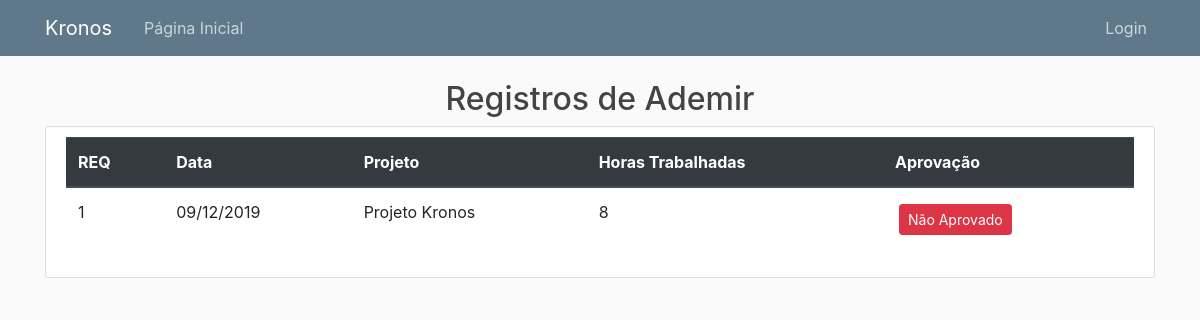
Before: /usuario_registros/1 with the older database file.
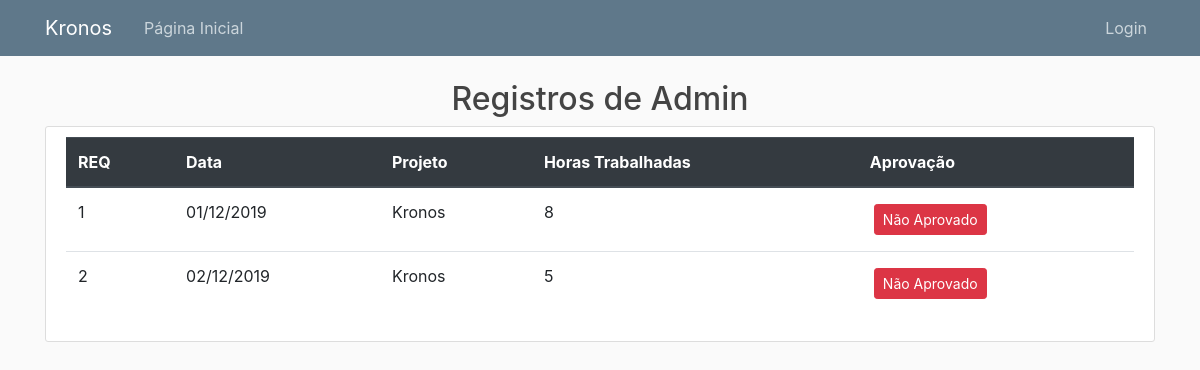
After: the same page with the newer database file.
### kronos/models.py (models this page shows, shortened)
class Usuario(db.Model, UserMixin):
    __tablename__ = 'usuarios'
    id = db.Column(db.Integer, primary_key=True)
    username = db.Column(db.String(20), nullable=False, unique=True)
    senha = db.Column(db.String(60), nullable=False)
    nome = db.Column(db.String(50), nullable=False)
    admin = db.Column(db.Boolean, default=False, nullable=False)
    registros = db.relationship('RegistroHoras', backref='autor', lazy=True)

class RegistroHoras(db.Model):
    __tablename__ = 'registros'
    id = db.Column(db.Integer, primary_key=True)
    data = db.Column(Data, nullable=False)
    aprovacao = db.Column(db.Boolean, default=False)
    total_horas = db.Column(db.Integer, nullable=False)
    usuario_id = db.Column(db.Integer, db.ForeignKey('usuarios.id'), nullable=False)
    projeto_id = db.Column(db.Integer, db.ForeignKey('projetos.id'), nullable=False)

class Projeto(db.Model):
    __tablename__ = 'projetos'
    id = db.Column(db.Integer, primary_key=True)
    nome = db.Column(db.String(50), nullable=False)
    descricao = db.Column(db.Text)
    data_inicio = db.Column(Data, nullable=False, default=datetime.utcnow)
    data_entrega = db.Column(Data, nullable=False)
    total_horas = db.Column(db.Integer, nullable=False, default=0)
    registros = db.relationship('RegistroHoras', backref='projeto', lazy=True)

### kronos/routes.py (the view)
@app.route('/usuario_registros/<int:usuario_id>')
def usuario_registros(usuario_id):
    usuario = Usuario.query.get_or_404(usuario_id)
    registros = RegistroHoras.query.filter_by(usuario_id=usuario.id)
    titulo = 'Registros - ' + usuario.nome
    return render_template('usuario_registros.html', titulo =' Registros -' + usuario.nome, registros=registros, usuario=usuario)

### kronos/templates/usuario_registros.html
{% extends "base.html" %}
{% block content %}
<h2 style="text-align:center">Registros de {{ usuario.nome }}</h2>
<div class="content-section">
        <table class="table">
                <thead class="thead-dark">
                        <tr>
                        <th>REQ</th>
                        <th>Data</th>
                        <th>Projeto</th>
                        <th>Horas Trabalhadas</th>
                        <th>Aprovação</th>
                        </tr>
                </thead>
                <tbody>
                        {% for registro in registros %}
                        <tr>
                                <td>{{ registro.id }}</td>
                                <td>{{ registro.data.strftime('%d/%m/%Y') }}</td>
                                <td>{{ registro.projeto.nome }}</td>
                                <td>{{ registro.total_horas }}</td>
                                {% if registro.aprovacao %}
                                        <td><a class="btn btn-secondary btn-sm m-1" href="{{ url_for('reprovar', registro_id=registro.id, usuario_id=usuario.id) }}">Aprovado</a></td>
                                {% else %}
                                        <td><a class="btn btn-danger btn-sm m-1" href="{{ url_for('aprovar', registro_id=registro.id, usuario_id=usuario.id) }}">Não Aprovado</a></td>
                                {% endif %}
                        </tr>
                        {% endfor %}
                </tbody>
                </table>
</div>
{% endblock content %}

Changed rows visible on the page:
changed Usuario: nome "Ademir" → "Admin"
changed RegistroHoras id 1: data "09/12/2019" → "01/12/2019"; projeto.nome "Projeto Kronos" → "Kronos"
added RegistroHoras: id "2", data "02/12/2019", projeto.nome "Kronos", total_horas "5"
